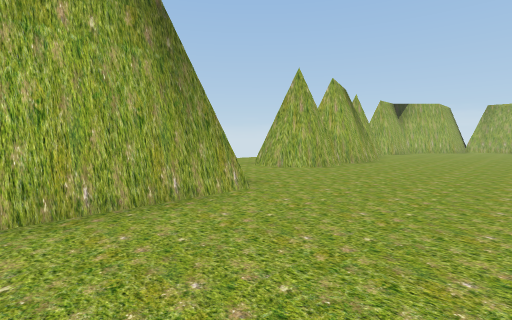
view 1 (above)

24 first-person views from a walk through a 3-D level made in the Unity game engine. The camera is 1.5 m above the floor, tilts 4° down and sees 85° across. The floor is counted in squares, 2 m on a side. Each view is taken from the middle of a square. On the plan, view 1 faces up. The plan holds only what a view shows up to about 10 squares ahead; the rest is blank. The place goes on beyond the plan. Some trees and plants on the terrain are drawn as simple stand-ins. Some surface patterns are stand-ins.

view 2
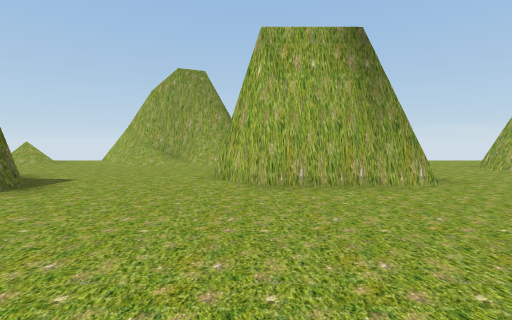

view 3
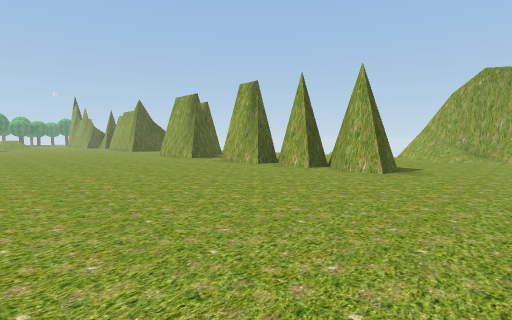

view 4
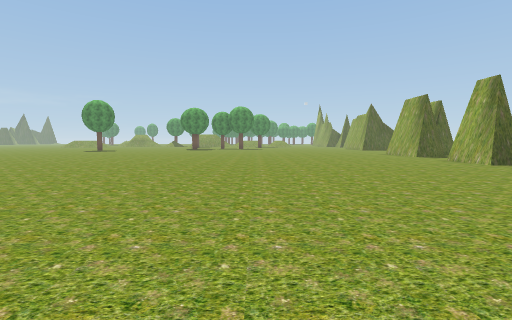

view 5
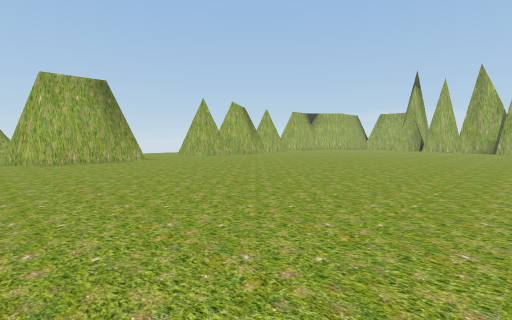

view 6
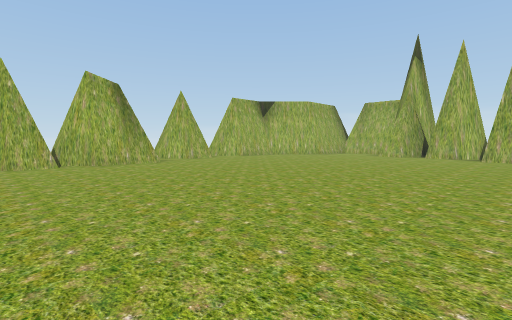

view 7
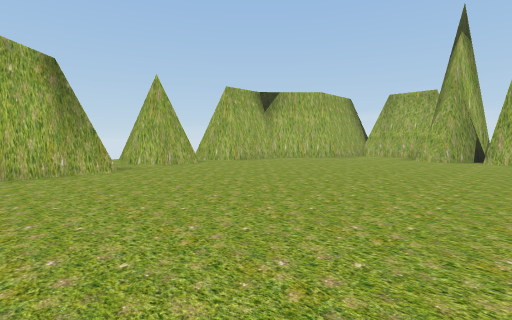

view 8
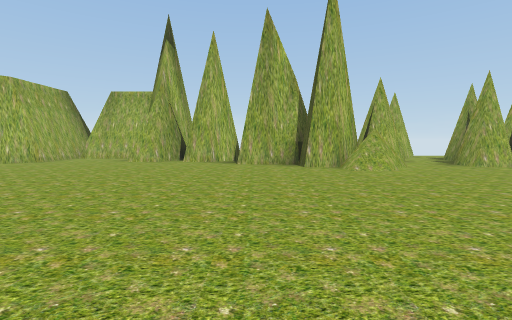

view 9
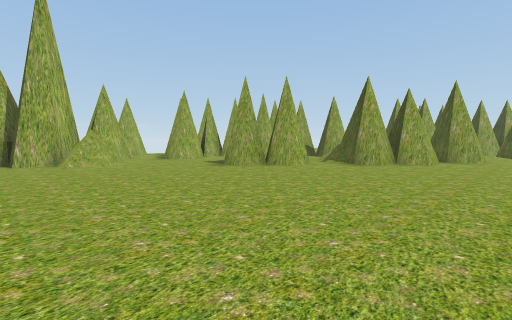

view 10
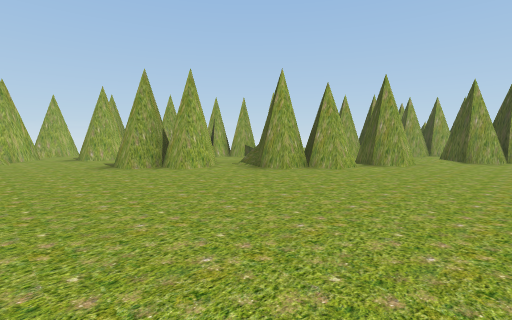

view 11
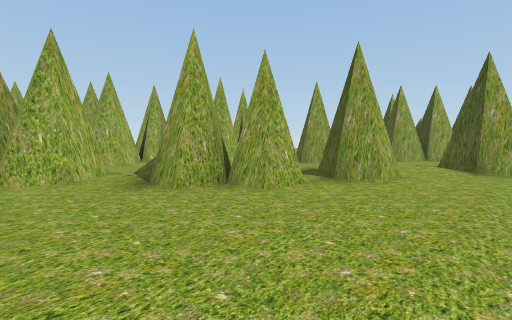

view 12
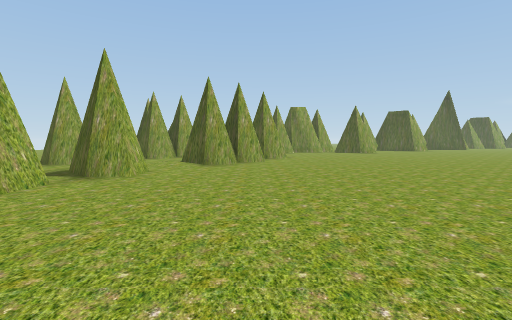

view 13
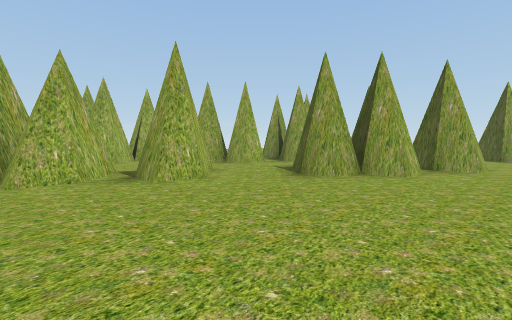

view 14
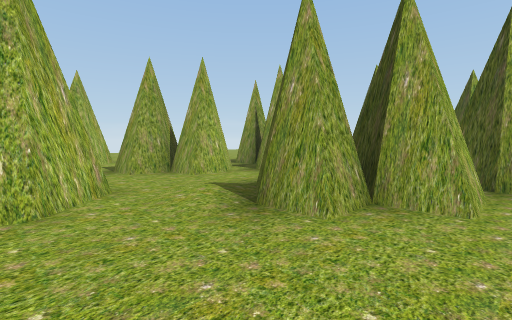

view 15
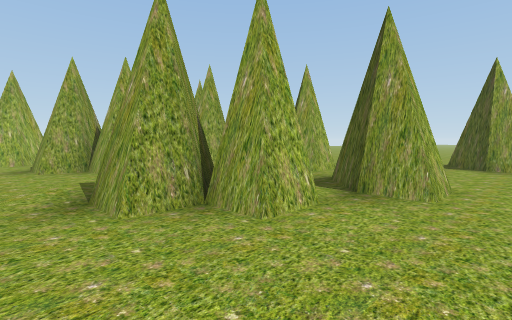

view 16
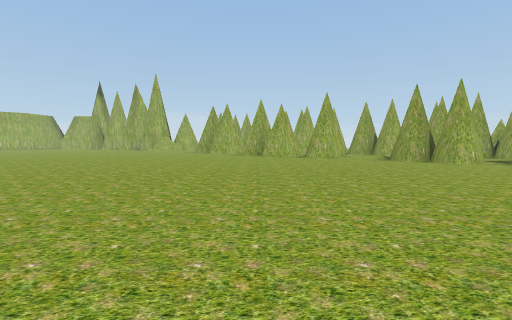

view 17
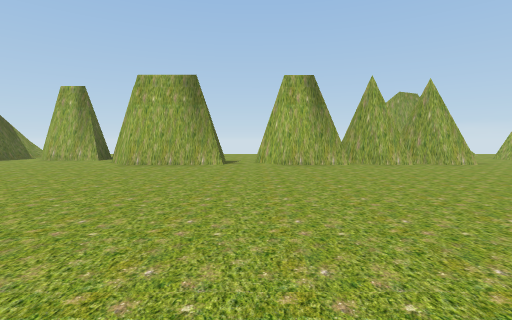

view 18
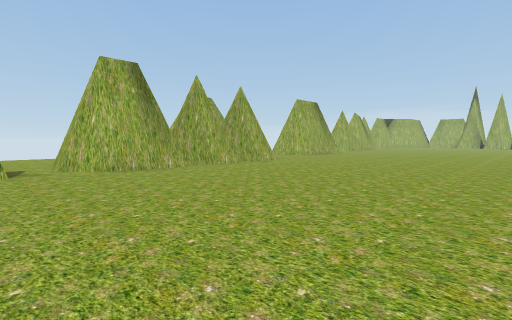

view 19
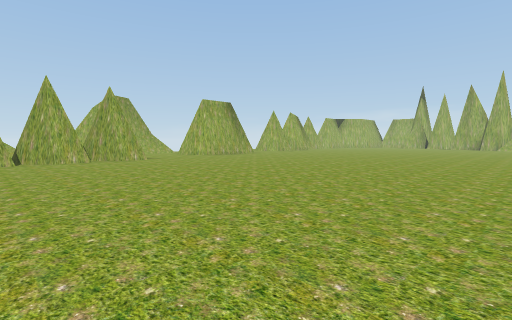

view 20
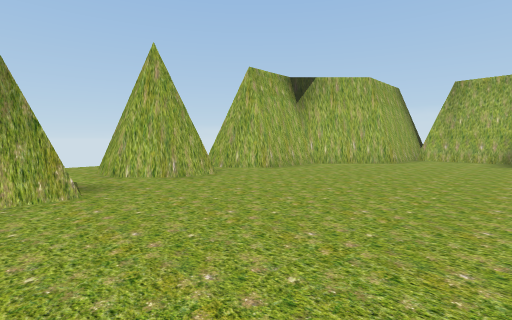

view 21
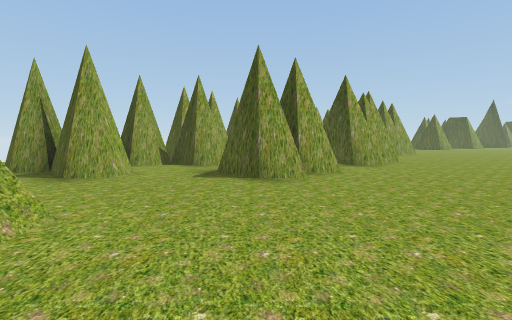

view 22
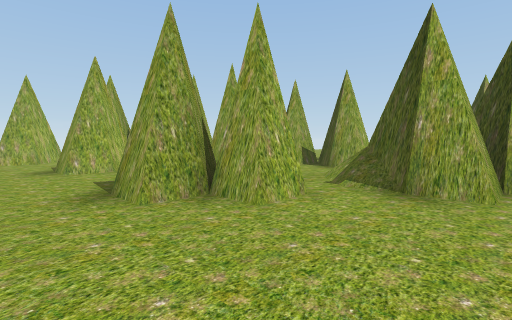

view 23
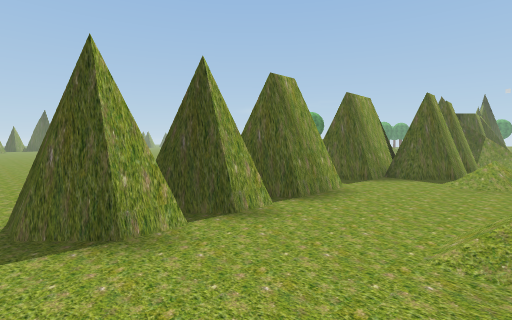

view 24
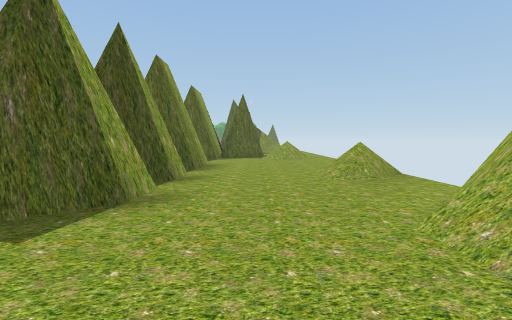

### Floor plan
Key: @ floor where view 1 was taken; # wall or solid block; x gap in a wall; . floor; / step, stairs or slope; = window, fence, low wall or low ledge.
Columns run from 13 left of view 1 to 26 right of it. Each row starts with its distance up from view 1.
 17                        ###.##
 16                    ###......#
 15                    ##.......#
 14                    ........###
 13                  ##.........##
 12                  ............#
 11             ..   #...........##
 10             .. ###............#
  9             ..##..............#    ##
  8             ..##..............#####.##
  7             ..................###...
  6              .......................##
  5       ##     .....................####
  4     ####.  ##.......................##
  3    x#//..###...................##..##
  2    ............................######
  1    ............................## .##
  0   =..........@......................#
 -1  ......##......................##/.###
 -2 ......#........................##  ###
 -3 .....###.......................## ...##
 -4 ....###........................//.....
 -5 ...###.............. ........../##..##
 -6 .................... ...........##..##
 -7 ####...............  ............/..##.
 -8  ##...............   ...........///..###
 -9 ..................   ...........###.##
-10 ..................   ...........### #
-11 ..................   ...............##
-12  .......... ......   ............## .#

Positions as (right, up) in squares from view 1, and headings:
1: (0, 0), facing up
2: (1, -1), facing up-left
3: (2, -4), facing left
4: (4, -3), facing down-left
5: (4, -6), facing up
6: (8, 1), facing up
7: (8, 4), facing up
8: (10, 4), facing up-right
9: (9, 2), facing right
10: (10, -1), facing right
11: (13, -3), facing right
12: (12, -3), facing down-right
13: (13, -7), facing right
14: (16, -8), facing right
15: (16, -10), facing right
16: (8, -12), facing up-right
17: (-3, -12), facing up-left
18: (-5, -12), facing up
19: (0, -12), facing up
20: (7, 7), facing up
21: (14, 7), facing down-right
22: (14, 1), facing right
23: (-8, 3), facing down
24: (-5, 3), facing down-left
